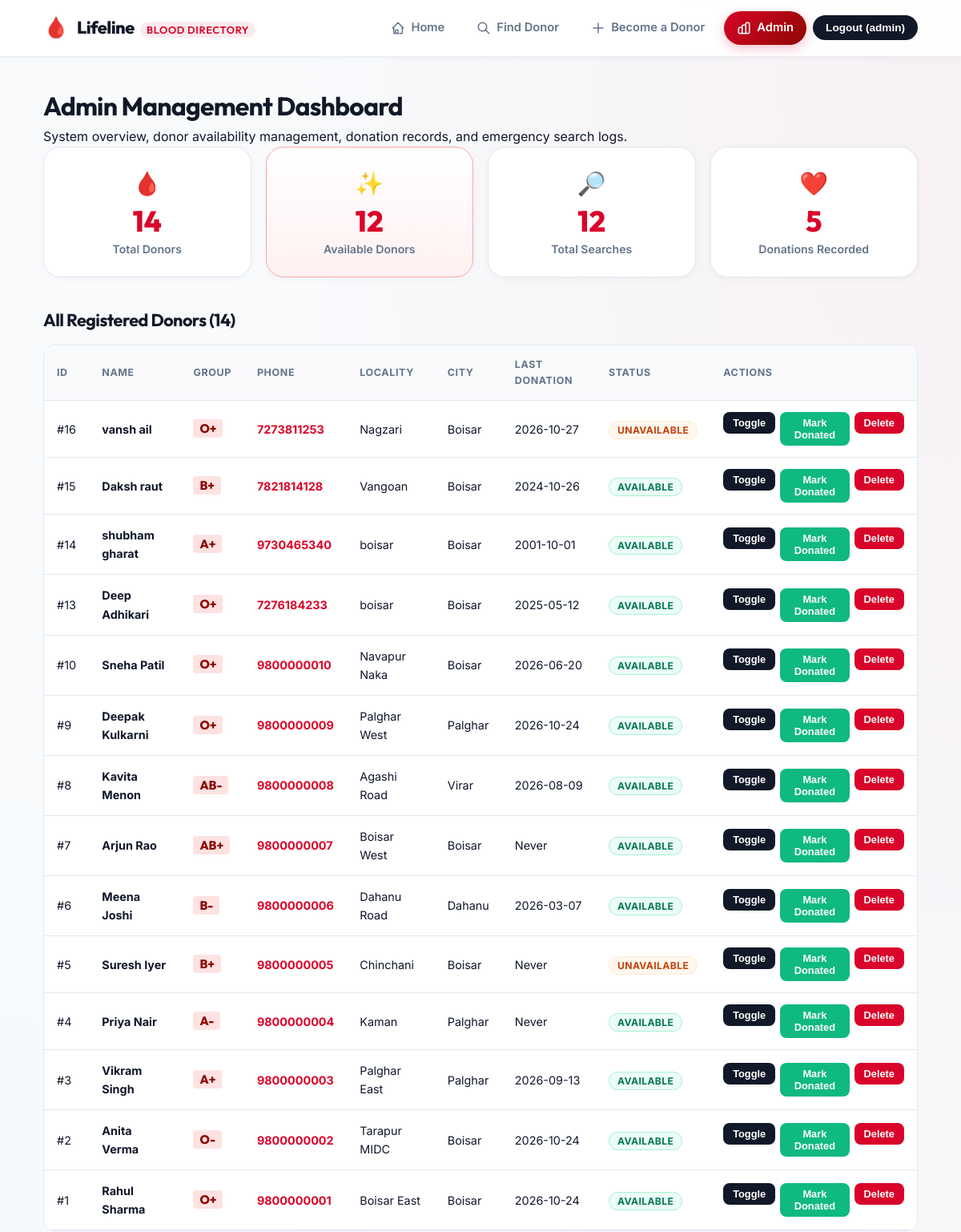
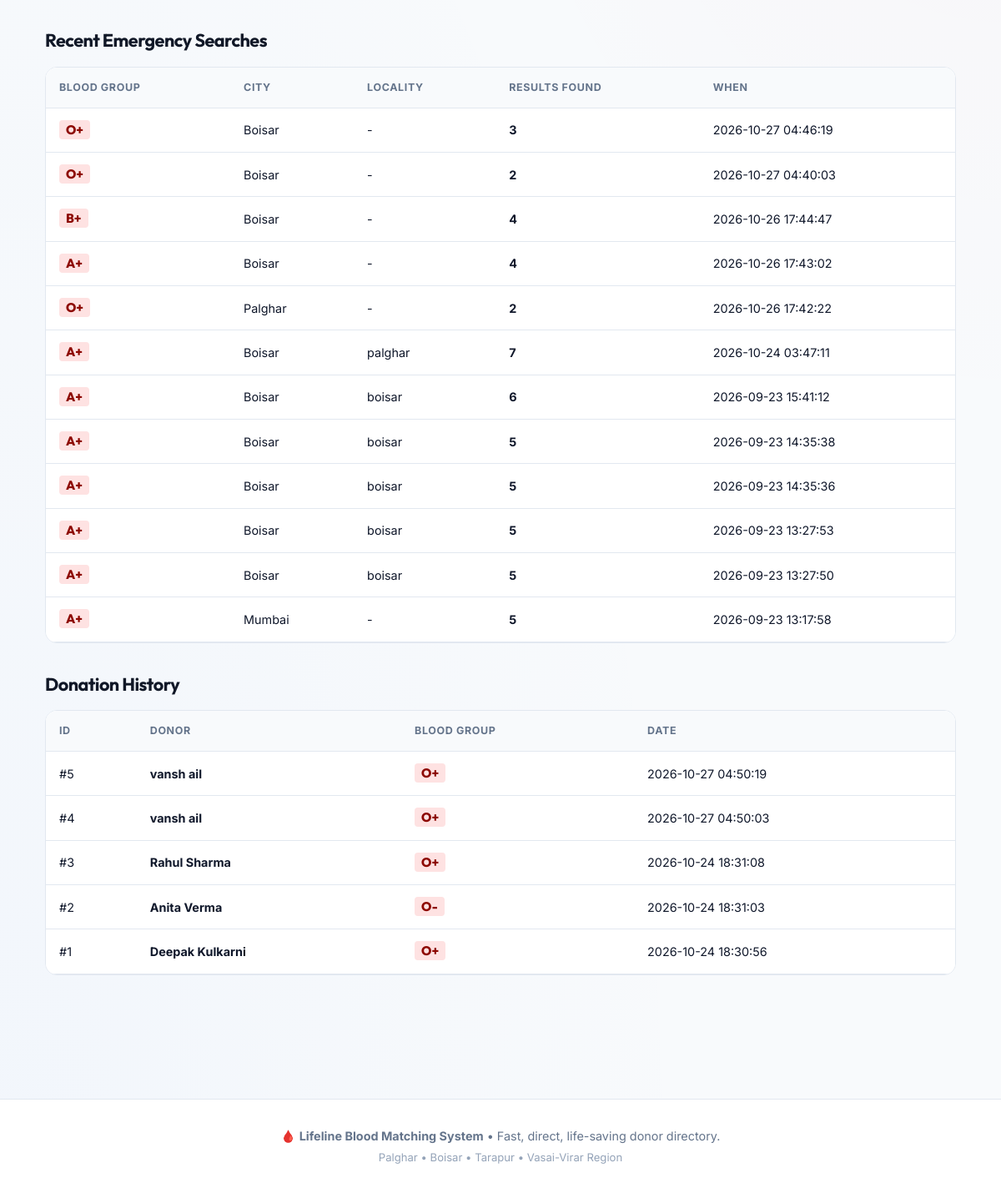
/admin (signed in), run on the app's committed database (2 pictures, top to bottom).
### tables this page shows
CREATE TABLE donors (
    donor_id            INTEGER PRIMARY KEY AUTOINCREMENT,
    name                TEXT NOT NULL,
    blood_group         TEXT NOT NULL CHECK (blood_group IN
                          ('A+','A-','B+','B-','AB+','AB-','O+','O-')),
    phone               TEXT NOT NULL UNIQUE,
    email               TEXT,
    address             TEXT NOT NULL,       -- full street address / landmark
    locality            TEXT NOT NULL,       -- area / neighbourhood (e.g. "Andheri East")
    city                TEXT NOT NULL,
    availability        INTEGER NOT NULL DEFAULT 1,   -- 1 = available, 0 = not available
    last_donation_date  TEXT,                          -- NULL if never donated
    age                 INTEGER,
    gender              TEXT,
    registered_on       TEXT DEFAULT (datetime('now'))
);

CREATE TABLE search_log (
    search_id       INTEGER PRIMARY KEY AUTOINCREMENT,
    blood_group     TEXT NOT NULL CHECK (blood_group IN
                      ('A+','A-','B+','B-','AB+','AB-','O+','O-')),
    city            TEXT NOT NULL,
    locality        TEXT,
    results_found   INTEGER NOT NULL DEFAULT 0,
    searched_on     TEXT DEFAULT (datetime('now'))
);

CREATE TABLE donation_history (
    donation_id     INTEGER PRIMARY KEY AUTOINCREMENT,
    donor_id        INTEGER NOT NULL,
    donation_date   TEXT DEFAULT (datetime('now')),
    notes           TEXT,
    FOREIGN KEY (donor_id) REFERENCES donors(donor_id) ON DELETE CASCADE
);

### app.py (the view)
@app.route("/admin")
@login_required
def admin_dashboard():
    stats = db_manager.get_dashboard_stats()
    donors = db_manager.get_all_donors()
    history = db_manager.get_donation_history()
    recent_searches = db_manager.get_recent_searches()
    return render_template(
        "admin_dashboard.html",
        stats=stats,
        donors=donors,
        history=history,
        recent_searches=recent_searches,
        admin_username=session.get("admin_username"),
    )

### app.py (called while the page is built)
def login_required(view_func):
    @wraps(view_func)
    def wrapped(*args, **kwargs):
        if not session.get("is_admin"):
            return redirect(url_for("admin_login", next=request.path))
        return view_func(*args, **kwargs)
    return wrapped

### core/db_manager.py (called while the page is built)
def get_all_donors():
    conn = get_connection()
    rows = conn.execute("SELECT * FROM donors ORDER BY donor_id DESC").fetchall()
    conn.close()
    return [dict(r) for r in rows]

def get_recent_searches(limit=20):
    conn = get_connection()
    rows = conn.execute(
        "SELECT * FROM search_log ORDER BY searched_on DESC LIMIT ?", (limit,)
    ).fetchall()
    conn.close()
    return [dict(r) for r in rows]

def get_donation_history():
    conn = get_connection()
    rows = conn.execute(
        """SELECT dh.*, d.name AS donor_name, d.blood_group
           FROM donation_history dh
           LEFT JOIN donors d ON dh.donor_id = d.donor_id
           ORDER BY dh.donation_date DESC"""
    ).fetchall()
    conn.close()
    return [dict(r) for r in rows]

### database/db_setup.py (called while the page is built)
def get_connection():
    conn = sqlite3.connect(DB_PATH)
    conn.execute("PRAGMA foreign_keys = ON")
    conn.row_factory = sqlite3.Row
    return conn

### templates/admin_dashboard.html (shortened to what this page needs)
{% extends "base.html" %}
{% block content %}
<div class="page-header">
  <h1>Admin Management Dashboard</h1>
  <p class="subtitle">System overview, donor availability management, donation records, and emergency search logs.</p>
</div>
<div class="stats-grid" style="margin-bottom: 36px;">
  <div class="stat-card">
    <div class="stat-icon">🩸</div>
    <div class="stat-value">{{ stats.total_donors }}</div>
    <div class="stat-label">Total Donors</div>
  </div>
  <div class="stat-card stat-card-active">
    <div class="stat-icon">✨</div>
    <div class="stat-value">{{ stats.available_donors }}</div>
    <div class="stat-label">Available Donors</div>
  </div>
  <div class="stat-card">
    <div class="stat-icon">🔎</div>
    <div class="stat-value">{{ stats.total_searches }}</div>
    <div class="stat-label">Total Searches</div>
  </div>
  <div class="stat-card">
    <div class="stat-icon">❤️</div>
    <div class="stat-value">{{ stats.total_donations }}</div>
    <div class="stat-label">Donations Recorded</div>
  </div>
</div>
<h2 style="font-size: 1.35rem; margin-bottom: 14px;">All Registered Donors ({{ donors|length }})</h2>
<div class="table-responsive">
  <table class="data-table">
    <thead>
      <tr>
        <th>ID</th><th>Name</th><th>Group</th><th>Phone</th><th>Locality</th><th>City</th>
        <th>Last Donation</th><th>Status</th><th>Actions</th>
      </tr>
    </thead>
    <tbody>
      {% for d in donors %}
      <tr>
        <td>#{{ d.donor_id }}</td>
        <td><strong>{{ d.name }}</strong></td>
        <td><span class="pill-group" style="background: #fee2e2; padding: 2px 8px; border-radius: 4px;">{{ d.blood_group }}</span></td>
        <td><a href="tel:{{ d.phone }}" style="color: var(--primary); text-decoration: none; font-weight: 700;">{{ d.phone }}</a></td>
        <td>{{ d.locality }}</td>
        <td>{{ d.city }}</td>
        <td>{{ d.last_donation_date or "Never" }}</td>
        <td>
          {% if d.availability %}
            <span class="badge badge-exact">Available</span>
          {% else %}
            <span class="badge badge-compat">Unavailable</span>
          {% endif %}
        </td>
        <td>
          <div class="admin-actions">
            <form method="POST" action="{{ url_for('toggle_donor_availability', donor_id=d.donor_id) }}">
              <button type="submit" class="btn-small">Toggle</button>
            </form>
            <form method="POST" action="{{ url_for('mark_donated', donor_id=d.donor_id) }}">
              <button type="submit" class="btn-small btn-confirm">Mark Donated</button>
            </form>
            <form method="POST" action="{{ url_for('delete_donor', donor_id=d.donor_id) }}" onsubmit="return confirm('Remove {{ d.name }} from the directory?');">
              <button type="submit" class="btn-small btn-danger">Delete</button>
            </form>
          </div>
        </td>
      </tr>
      {% endfor %}
    </tbody>
  </table>
</div>
<h2 style="font-size: 1.35rem; margin: 32px 0 14px;">Recent Emergency Searches</h2>
<div class="table-responsive">
  <table class="data-table">
    <thead>
      <tr><th>Blood Group</th><th>City</th><th>Locality</th><th>Results Found</th><th>When</th></tr>
    </thead>
    <tbody>
      {% for s in recent_searches %}
      <tr>
        <td><span class="pill-group" style="background: #fee2e2; padding: 2px 8px; border-radius: 4px;">{{ s.blood_group }}</span></td>
        <td>{{ s.city }}</td>
        <td>{{ s.locality or "-" }}</td>
        <td><strong>{{ s.results_found }}</strong></td>
        <td>{{ s.searched_on }}</td>
      </tr>
      {% endfor %}
    </tbody>
  </table>
</div>
<h2 style="font-size: 1.35rem; margin: 32px 0 14px;">Donation History</h2>
<div class="table-responsive">
  <table class="data-table">
    <thead>
      <tr><th>ID</th><th>Donor</th><th>Blood Group</th><th>Date</th></tr>
    </thead>
    <tbody>
      {% for h in history %}
      <tr>
        <td>#{{ h.donation_id }}</td>
        <td><strong>{{ h.donor_name }}</strong></td>
        <td><span class="pill-group" style="background: #fee2e2; padding: 2px 8px; border-radius: 4px;">{{ h.blood_group }}</span></td>
        <td>{{ h.donation_date }}</td>
      </tr>
      {% endfor %}
    </tbody>
  </table>
</div>
{% endblock %}

### static/style.css (style rules this page uses)
:root { --primary: #d90429; --primary-dark: #8d0801; --primary-light: #ef233c; --primary-glow: rgba(217, 4, 41, 0.25); --primary-gradient: linear-gradient(135deg, #d90429 0%, #8d0801 100%); --accent-gradient: linear-gradient(135deg, #ff4d6d 0%, #c9184a 100%); --secondary: #111827; --secondary-muted: #374151; --accent-green: #10b981; --accent-green-dark: #059669; --accent-blue: #3b82f6; --bg-main: #f8fafc; --bg-card: #ffffff; --bg-glass: rgba(255, 255, 255, 0.92); --border-glass: rgba(226, 232, 240, 0.8); --text-main: #0f172a; --text-muted: #64748b; --text-light: #94a3b8; --border: #e2e8f0; --border-focus: #d90429; --radius-sm: 8px; --radius-md: 14px; --radius-lg: 22px; --radius-xl: 30px; --radius-full: 9999px; --shadow-sm: 0 2px 8px rgba(15, 23, 42, 0.04); --shadow-md: 0 12px 28px -6px rgba(15, 23, 42, 0.08), 0 6px 12px -4px rgba(15, 23, 42, 0.03); --shadow-lg: 0 24px 48px -12px rgba(217, 4, 41, 0.18); --shadow-glass: 0 16px 32px rgba(15, 23, 42, 0.06); --transition: all 0.22s cubic-bezier(0.4, 0, 0.2, 1); }
* { box-sizing: border-box; margin: 0; padding: 0; }
body { font-family: 'Inter', system-ui, -apple-system, sans-serif; background-color: var(--bg-main); background-image: radial-gradient(at 100% 0%, rgba(217, 4, 41, 0.04) 0px, transparent 50%), radial-gradient(at 0% 100%, rgba(59, 130, 246, 0.03) 0px, transparent 50%); background-attachment: fixed; color: var(--text-main); line-height: 1.6; -webkit-font-smoothing: antialiased; min-height: 100vh; display: flex; flex-direction: column; }
h1, h2, h3, h4, .brand-text { font-family: 'Outfit', sans-serif; font-weight: 700; color: var(--secondary); letter-spacing: -0.025em; }
.stats-grid { display: grid; grid-template-columns: repeat(4, 1fr); gap: 18px; }
.stat-card { background: var(--bg-card); border: 1px solid var(--border); border-radius: var(--radius-lg); padding: 22px 18px; text-align: center; box-shadow: var(--shadow-sm); transition: var(--transition); }
.stat-card-active { border-color: #fca5a5; background: linear-gradient(180deg, #ffffff 0%, #fff1f2 100%); }
.stat-icon { font-size: 1.8rem; margin-bottom: 6px; }
.stat-value { font-family: 'Outfit', sans-serif; font-size: 2.25rem; font-weight: 800; color: var(--primary); line-height: 1; }
.stat-label { color: var(--text-muted); font-size: 0.88rem; font-weight: 600; margin-top: 6px; }
.pill-group { font-family: 'Outfit', sans-serif; font-weight: 800; color: var(--primary-dark); font-size: 0.95rem; }
.badge { padding: 3px 10px; border-radius: var(--radius-full); font-size: 0.76rem; font-weight: 700; text-transform: uppercase; letter-spacing: 0.03em; }
.badge-exact { background: #ecfdf5; color: #047857; border: 1px solid #a7f3d0; }
.badge-compat { background: #fff7ed; color: #c2410c; border: 1px solid #ffedd5; }
.table-responsive { width: 100%; overflow-x: auto; -webkit-overflow-scrolling: touch; border-radius: var(--radius-md); margin-bottom: 32px; border: 1px solid var(--border); }
.data-table { width: 100%; border-collapse: separate; border-spacing: 0; background: var(--bg-card); }
.data-table th, .data-table td { padding: 14px 16px; text-align: left; border-bottom: 1px solid var(--border); font-size: 0.9rem; }
.data-table th { background: #f8fafc; color: var(--text-muted); font-weight: 700; font-size: 0.78rem; text-transform: uppercase; letter-spacing: 0.05em; }
.admin-actions { display: flex; gap: 6px; }
.btn-small { background: var(--secondary); color: #ffffff; border: none; padding: 6px 12px; font-size: 0.8rem; font-weight: 600; border-radius: var(--radius-sm); cursor: pointer; transition: var(--transition); }
.btn-confirm { background: var(--accent-green); }
.btn-danger { background: var(--primary); }

### data on the page
donors: donor_id "16", name "vansh ail", blood_group "O+", phone "7273811253", locality "Nagzari", city "Boisar", last_donation_date "2026-10-27", availability "UNAVAILABLE"
donors: donor_id "15", name "Daksh raut", blood_group "B+", phone "7821814128", locality "Vangoan", city "Boisar", last_donation_date "2024-10-26", availability "AVAILABLE"
donors: donor_id "14", name "shubham gharat", blood_group "A+", phone "9730465340", locality "boisar", city "Boisar", last_donation_date "2001-10-01", availability "AVAILABLE"
donors: donor_id "13", name "Deep Adhikari", blood_group "O+", phone "7276184233", locality "boisar", city "Boisar", last_donation_date "2025-05-12", availability "AVAILABLE"
donors: donor_id "10", name "Sneha Patil", blood_group "O+", phone "9800000010", locality "Navapur Naka", city "Boisar", last_donation_date "2026-06-20", availability "AVAILABLE"
donors: donor_id "9", name "Deepak Kulkarni", blood_group "O+", phone "9800000009", locality "Palghar West", city "Palghar", last_donation_date "2026-10-24", availability "AVAILABLE"
donors: donor_id "8", name "Kavita Menon", blood_group "AB-", phone "9800000008", locality "Agashi Road", city "Virar", last_donation_date "2026-08-09", availability "AVAILABLE"
donors: donor_id "7", name "Arjun Rao", blood_group "AB+", phone "9800000007", locality "Boisar West", city "Boisar", last_donation_date "Never", availability "AVAILABLE"
donors: donor_id "6", name "Meena Joshi", blood_group "B-", phone "9800000006", locality "Dahanu Road", city "Dahanu", last_donation_date "2026-03-07", availability "AVAILABLE"
donors: donor_id "5", name "Suresh Iyer", blood_group "B+", phone "9800000005", locality "Chinchani", city "Boisar", last_donation_date "Never", availability "UNAVAILABLE"
donors: donor_id "4", name "Priya Nair", blood_group "A-", phone "9800000004", locality "Kaman", city "Palghar", last_donation_date "Never", availability "AVAILABLE"
donors: donor_id "3", name "Vikram Singh", blood_group "A+", phone "9800000003", locality "Palghar East", city "Palghar", last_donation_date "2026-09-13", availability "AVAILABLE"
donors: donor_id "2", name "Anita Verma", blood_group "O-", phone "9800000002", locality "Tarapur MIDC", city "Boisar", last_donation_date "2026-10-24", availability "AVAILABLE"
donors: donor_id "1", name "Rahul Sharma", blood_group "O+", phone "9800000001", locality "Boisar East", city "Boisar", last_donation_date "2026-10-24", availability "AVAILABLE"
search_log: blood_group "O+", city "Boisar", locality "-", results_found "3", searched_on "2026-10-27 04:46:19"
search_log: blood_group "O+", city "Boisar", locality "-", results_found "2", searched_on "2026-10-27 04:40:03"
search_log: blood_group "B+", city "Boisar", locality "-", results_found "4", searched_on "2026-10-26 17:44:47"
search_log: blood_group "A+", city "Boisar", locality "-", results_found "4", searched_on "2026-10-26 17:43:02"
search_log: blood_group "O+", city "Palghar", locality "-", results_found "2", searched_on "2026-10-26 17:42:22"
search_log: blood_group "A+", city "Boisar", locality "palghar", results_found "7", searched_on "2026-10-24 03:47:11"
search_log: blood_group "A+", city "Boisar", locality "boisar", results_found "6", searched_on "2026-09-23 15:41:12"
search_log: blood_group "A+", city "Boisar", locality "boisar", results_found "5", searched_on "2026-09-23 14:35:38"
search_log: blood_group "A+", city "Boisar", locality "boisar", results_found "5", searched_on "2026-09-23 14:35:36"
search_log: blood_group "A+", city "Boisar", locality "boisar", results_found "5", searched_on "2026-09-23 13:27:53"
search_log: blood_group "A+", city "Boisar", locality "boisar", results_found "5", searched_on "2026-09-23 13:27:50"
search_log: blood_group "A+", city "Mumbai", locality "-", results_found "5", searched_on "2026-09-23 13:17:58"
donation_history: donation_id "5", donor_name "vansh ail", blood_group "O+", donation_date "2026-10-27 04:50:19"
donation_history: donation_id "4", donor_name "vansh ail", blood_group "O+", donation_date "2026-10-27 04:50:03"
donation_history: donation_id "3", donor_name "Rahul Sharma", blood_group "O+", donation_date "2026-10-24 18:31:08"
donation_history: donation_id "2", donor_name "Anita Verma", blood_group "O-", donation_date "2026-10-24 18:31:03"
donation_history: donation_id "1", donor_name "Deepak Kulkarni", blood_group "O+", donation_date "2026-10-24 18:30:56"

### other printed values
{{ session.get('admin_username') }} "admin"
{{ stats.total_donors }} "14"
{{ stats.available_donors }} "12"
{{ stats.total_searches }} "12"
{{ stats.total_donations }} "5"
{{ donors|length }} "14"
